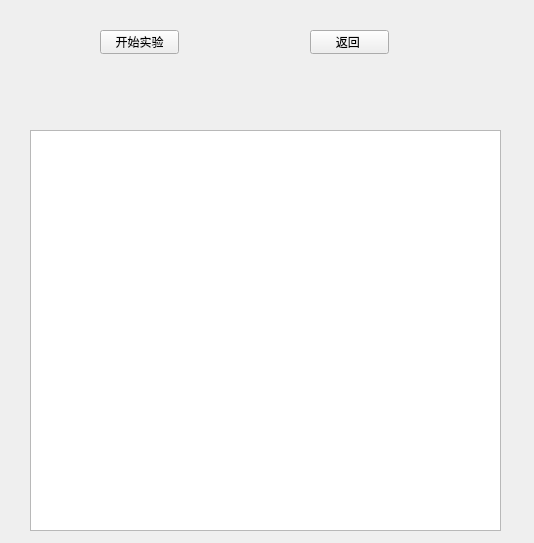
<?xml version="1.0" encoding="UTF-8"?>
<ui version="4.0">
 <class>Exp1Window</class>
 <widget class="QWidget" name="Exp1Window">
  <property name="geometry">
   <rect>
    <x>0</x>
    <y>0</y>
    <width>534</width>
    <height>543</height>
   </rect>
  </property>
  <property name="windowTitle">
   <string>Form</string>
  </property>
  <widget class="QPushButton" name="backButton">
   <property name="geometry">
    <rect>
     <x>310</x>
     <y>30</y>
     <width>79</width>
     <height>24</height>
    </rect>
   </property>
   <property name="text">
    <string>返回 </string>
   </property>
  </widget>
  <widget class="QPushButton" name="startButton">
   <property name="geometry">
    <rect>
     <x>100</x>
     <y>30</y>
     <width>79</width>
     <height>24</height>
    </rect>
   </property>
   <property name="text">
    <string>开始实验</string>
   </property>
  </widget>
  <widget class="QTextEdit" name="textEdit">
   <property name="geometry">
    <rect>
     <x>30</x>
     <y>130</y>
     <width>471</width>
     <height>401</height>
    </rect>
   </property>
  </widget>
 </widget>
 <resources/>
 <connections/>
</ui>
